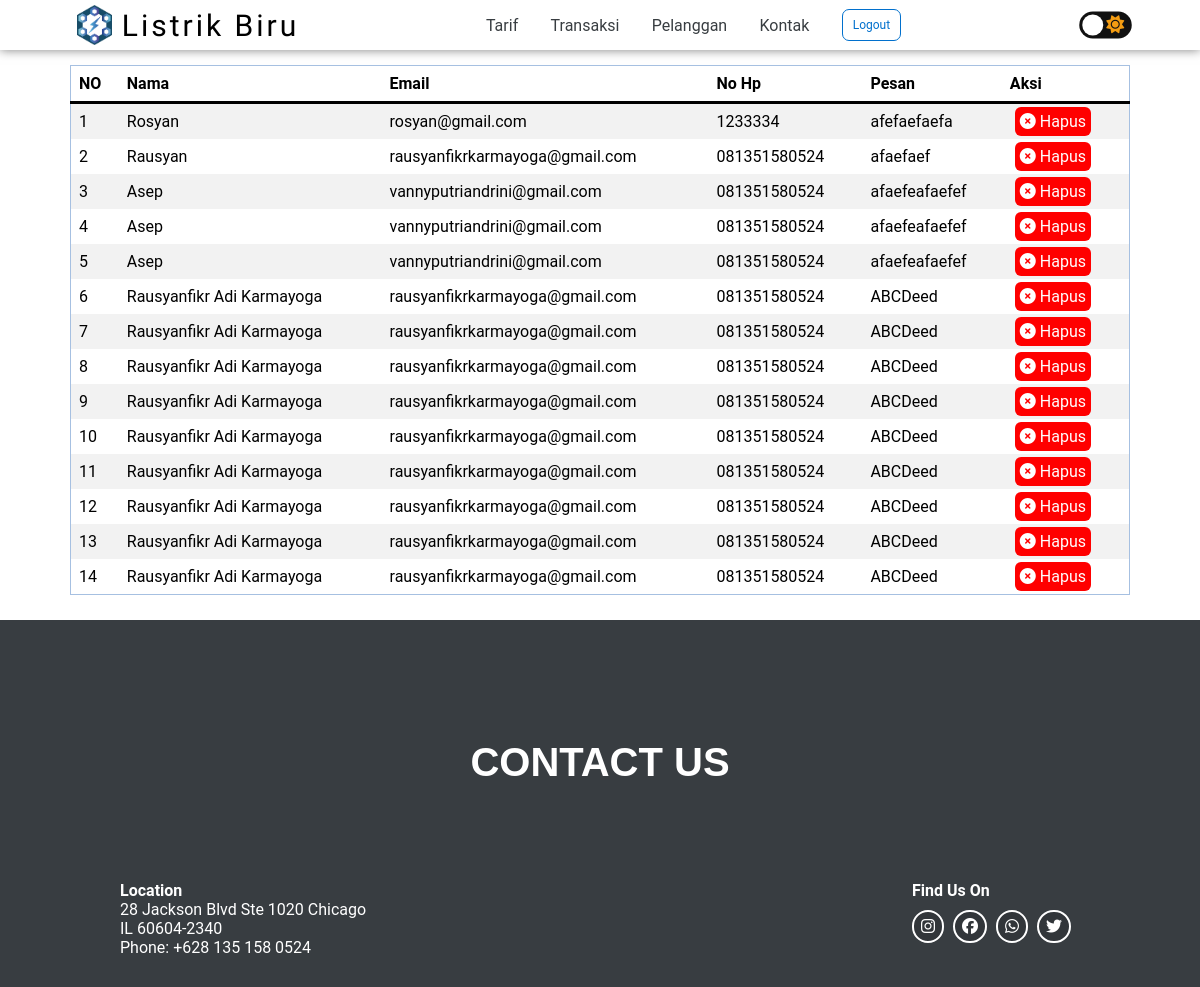
Before: /admin/daftar-pesan.php (signed in) with the older database file.
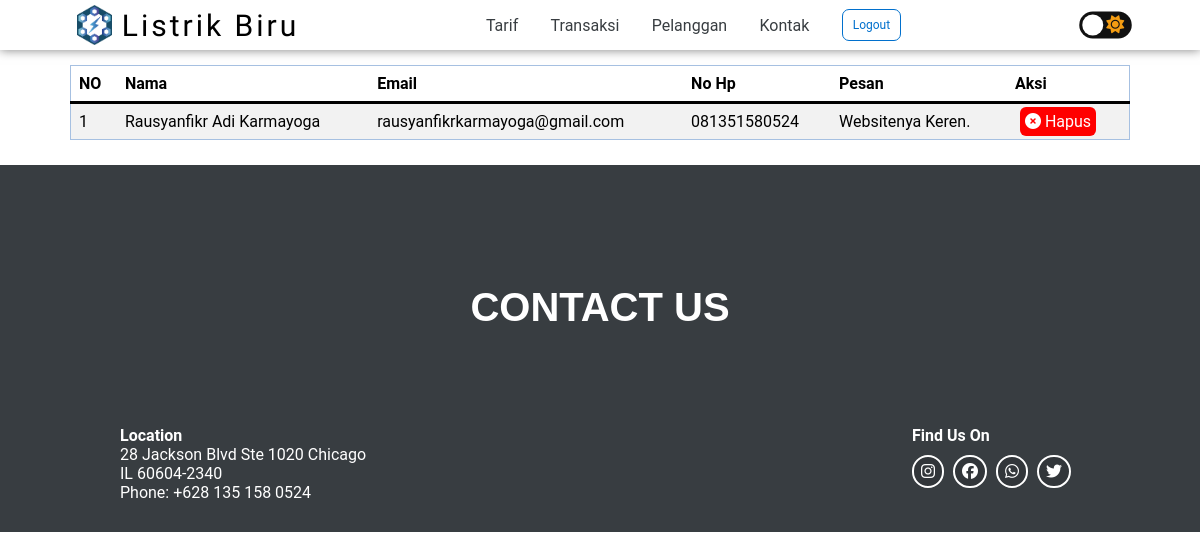
After: the same page with the newer database file.
### tables this page shows
CREATE TABLE `kontak` (
  `id` int(11) NOT NULL,
  `nama` varchar(255) NOT NULL,
  `email` varchar(255) NOT NULL,
  `nohp` varchar(255) NOT NULL,
  `pesan` text NOT NULL,
  `iduser` varchar(10) NOT NULL
);

### admin/daftar-pesan.php (the view, shortened to what the changed rows need)
<!DOCTYPE html>
<html lang="en">
<head>
    <link href="//db.onlinewebfonts.com/c/213e56f9ea368890b9d2da0577e49dab?family=Zona+Pro" rel="stylesheet" type="text/css"/>
    <link rel="stylesheet" href="../stylesheet/style.css">
    <link rel="stylesheet" href="../stylesheet/style-mobile.css">
</head>
<body class="mode-bg">
    <section class="minggirin-navbar">
        <div class="daftar-data">
            <div class="table-user hover-table mode-text">
                <table>
                    <thead class="mode-border">
                        <tr>
                            <th>NO</th>
                            <th>Nama</th>
                            <th>Email</th>
                            <th>No Hp</th>
                            <th>Pesan</th>
                            <th>Aksi</th>
                        </tr>
                    </thead>
                    <tbody>
                        <?php
                            require('../php/connection.php');
                            $read = mysqli_query($conn, "SELECT * FROM kontak");
                            if(mysqli_num_rows($read) > 0){
                                $no = 1;
                                while($row = mysqli_fetch_array($read)){
                            ?>
                                <tr class="games-content">
                                    <td><?php echo $no++; ?></td>
                                    <td><?php echo $row['nama']?></td>
                                    <td><?php echo $row['email']?></td>
                                    <td><?php echo $row['nohp']?></td>
                                    <td><?php echo $row['pesan']?></td>
                                    <td>
                                        <div class="action">
                                            <a class="btn-action del-action" href="aksi/delete_message.php?id=<?php echo $row['id']; ?>">
                                                <i class="fa-sharp fa-solid fa-circle-xmark"></i> Hapus
                                            </a>
                                        </div>
                                    </td>
                                </tr>
                        <?php }} else { ?>
                            <tr>
                                <td colspan="7" align="center">-- data tidak ditemukan --</td>
                            </tr>
                        <?php } ?>
                    </tbody>
                </table>
            </div>
        </div>
    </section>
    <footer class="mode-bg" style="margin-top: 25px; position: static;">
        <div class="footer-container">
            <div class="footer-title" id="contact">
                <h2>CONTACT US</h2>
            </div>
        </div>
    </footer>
</body>
</html>

Changed rows visible on the page:
removed kontak: nama "Rosyan", email "rosyan@gmail.com", nohp "1233334", pesan "afefaefaefa"
removed kontak: nama "Rausyan", email "rausyanfikrkarmayoga@gmail.com", nohp "081351580524", pesan "afaefaef"
removed kontak: nama "Asep", email "vannyputriandrini@gmail.com", nohp "081351580524", pesan "afaefeafaefef"
removed kontak: nama "Asep", email "vannyputriandrini@gmail.com", nohp "081351580524", pesan "afaefeafaefef"
removed kontak: nama "Asep", email "vannyputriandrini@gmail.com", nohp "081351580524", pesan "afaefeafaefef"
removed kontak: nama "Rausyanfikr Adi Karmayoga", email "rausyanfikrkarmayoga@gmail.com", nohp "081351580524", pesan "ABCDeed"
removed kontak: nama "Rausyanfikr Adi Karmayoga", email "rausyanfikrkarmayoga@gmail.com", nohp "081351580524", pesan "ABCDeed"
removed kontak: nama "Rausyanfikr Adi Karmayoga", email "rausyanfikrkarmayoga@gmail.com", nohp "081351580524", pesan "ABCDeed"
removed kontak: nama "Rausyanfikr Adi Karmayoga", email "rausyanfikrkarmayoga@gmail.com", nohp "081351580524", pesan "ABCDeed"
removed kontak: nama "Rausyanfikr Adi Karmayoga", email "rausyanfikrkarmayoga@gmail.com", nohp "081351580524", pesan "ABCDeed"
removed kontak: nama "Rausyanfikr Adi Karmayoga", email "rausyanfikrkarmayoga@gmail.com", nohp "081351580524", pesan "ABCDeed"
removed kontak: nama "Rausyanfikr Adi Karmayoga", email "rausyanfikrkarmayoga@gmail.com", nohp "081351580524", pesan "ABCDeed"
removed kontak: nama "Rausyanfikr Adi Karmayoga", email "rausyanfikrkarmayoga@gmail.com", nohp "081351580524", pesan "ABCDeed"
removed kontak: nama "Rausyanfikr Adi Karmayoga", email "rausyanfikrkarmayoga@gmail.com", nohp "081351580524", pesan "ABCDeed"
added kontak: nama "Rausyanfikr Adi Karmayoga", email "rausyanfikrkarmayoga@gmail.com", nohp "081351580524", pesan "Websitenya Keren."
